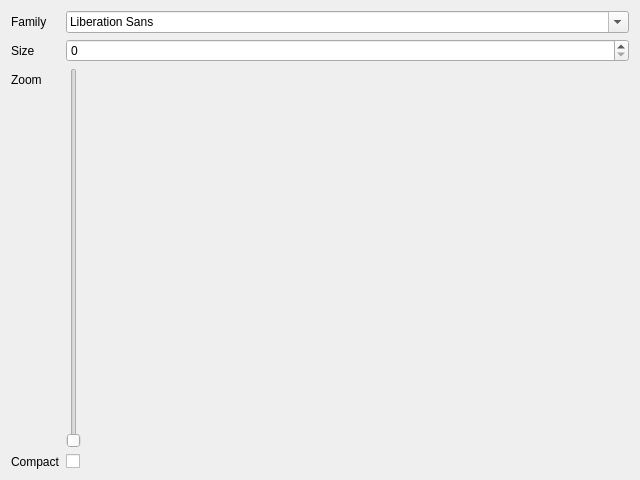
<?xml version="1.0" encoding="UTF-8"?>
<!-- SPDX-License-Identifier: MIT -->
<ui version="4.0">
 <class>PreferencesAppearance</class>
 <widget class="QDialog" name="PreferencesAppearance">
  <property name="geometry">
   <rect>
    <x>0</x>
    <y>0</y>
    <width>640</width>
    <height>480</height>
   </rect>
  </property>
  <property name="windowTitle">
   <string>Appearance</string>
  </property>
  <layout class="QFormLayout" name="formLayout">
   <item row="0" column="0">
    <widget class="QLabel" name="label_familyCombo">
     <property name="text">
      <string>Family</string>
     </property>
     <property name="buddy">
      <cstring>familyCombo</cstring>
     </property>
    </widget>
   </item>
   <item row="0" column="1">
    <widget class="QFontComboBox" name="familyCombo"/>
   </item>
   <item row="1" column="0">
    <widget class="QLabel" name="label_sizeEdit">
     <property name="text">
      <string>Size</string>
     </property>
     <property name="buddy">
      <cstring>sizeEdit</cstring>
     </property>
    </widget>
   </item>
   <item row="1" column="1">
    <widget class="QSpinBox" name="sizeEdit"/>
   </item>
   <item row="2" column="0">
    <widget class="QLabel" name="label_zoomSlider">
     <property name="text">
      <string>Zoom</string>
     </property>
     <property name="buddy">
      <cstring>zoomSlider</cstring>
     </property>
    </widget>
   </item>
   <item row="2" column="1">
    <widget class="QSlider" name="zoomSlider"/>
   </item>
   <item row="3" column="0">
    <widget class="QLabel" name="label_compactCheck">
     <property name="text">
      <string>Compact</string>
     </property>
     <property name="buddy">
      <cstring>compactCheck</cstring>
     </property>
    </widget>
   </item>
   <item row="3" column="1">
    <widget class="QCheckBox" name="compactCheck"/>
   </item>
  </layout>
 </widget>
 <tabstops>
  <tabstop>familyCombo</tabstop>
  <tabstop>sizeEdit</tabstop>
  <tabstop>zoomSlider</tabstop>
  <tabstop>compactCheck</tabstop>
 </tabstops>
</ui>
